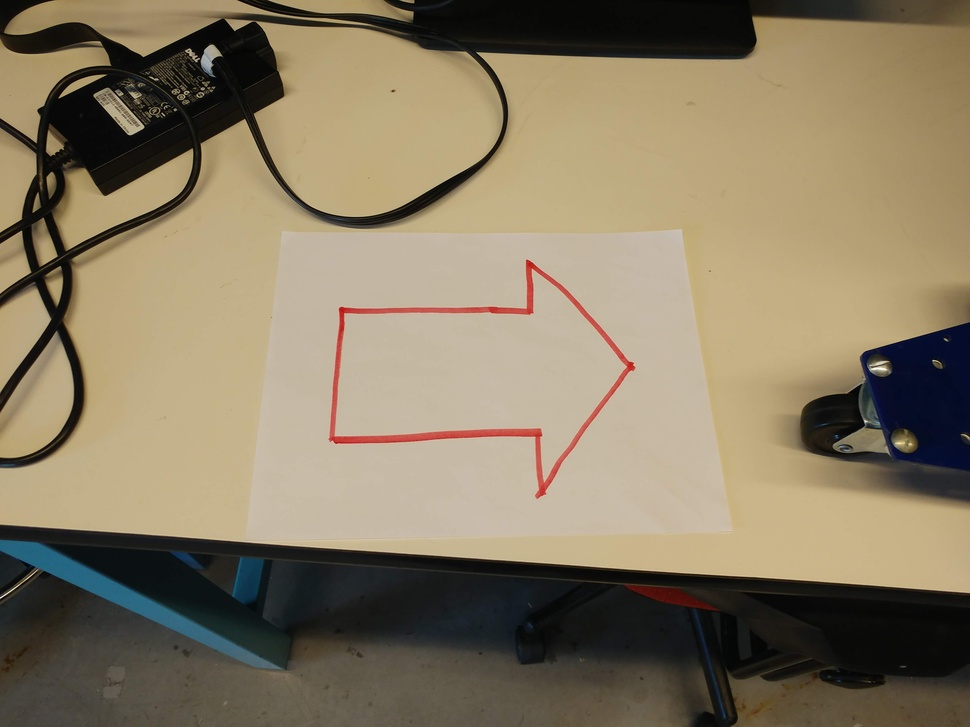
#> input picture big_image.jpg, 970 x 727 px, shrunk from 4640 x 3480 before the run, given in place of video.avi, which was not available
$ python processingVideo.py
#> lines starting #> are read from the running program, lines starting #| are printed output that depends on the picture; after the words box and inside, x2 and y2 are one past the last pixel; in counts of white or black regions, pixels touching at a corner belong together; pictures that were not available may be replaced by others from this repository, and a replacement may not be noted
import numpy as np
import cv2

# Open camera to capture the video
cap = cv2.VideoCapture('video.avi')
while(True):
    # Capture frame-by-frame
    ret, frame = cap.read()
#> frame is the input picture: shape (727, 970, 3); mean B, G, R 99.2, 123, 135.9

    # Our operations on the frame come here


    hsv = cv2.cvtColor(frame, cv2.COLOR_BGR2HSV)
#> hsv: shape (727, 970, 3); mean H, S, V 27.9, 75.3, 137.6
    low_red = np.array([0, 70, 50])
    high_red = np.array([10, 255, 255])
    mask1 = cv2.inRange(hsv, low_red, high_red)
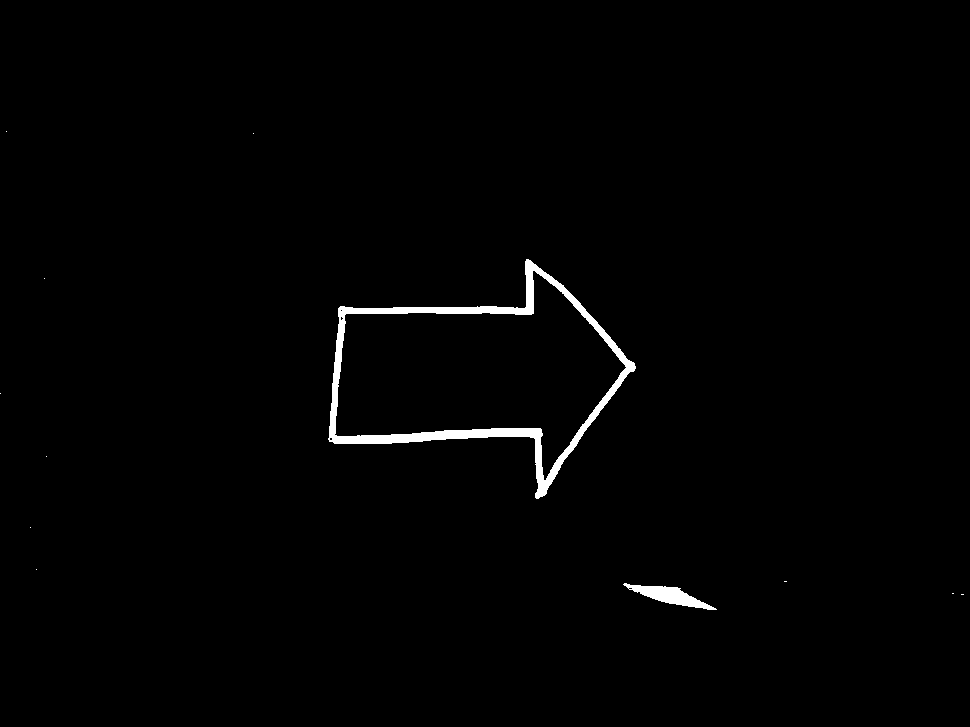
#> mask1: shape (727, 970); 1.1% white; 12 white regions (10 under 20 px), largest, box (x1, y1, x2, y2) and area: (328, 259, 636, 499) 6728, (623, 583, 717, 610) 957
    low_red = np.array([170, 70, 50])
    high_red = np.array([180, 255, 255])
    mask2 = cv2.inRange(hsv, low_red, high_red)
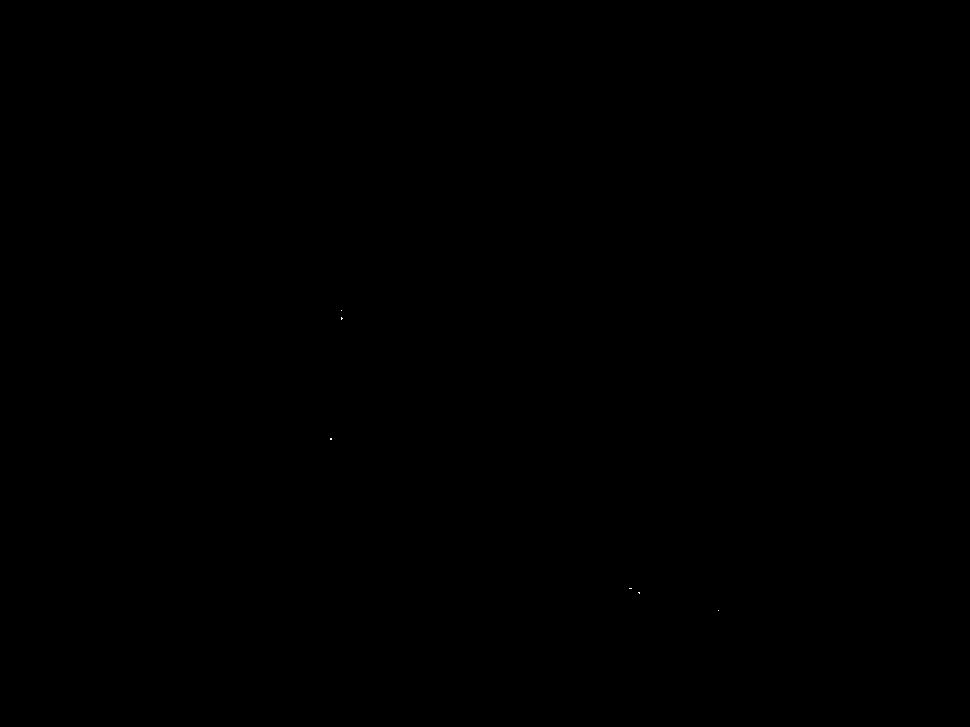
#> mask2: shape (727, 970); 0% white in thin lines or dots, all inside (x1, y1, x2, y2) = (330, 310, 719, 611)
    mask = mask1 | mask2
#> mask: shape (727, 970); 1.1% white; 13 white regions (11 under 20 px), largest, box (x1, y1, x2, y2) and area: (328, 259, 636, 499) 6737, (623, 583, 717, 610) 963

    # Edge detection
    blur = cv2.GaussianBlur(mask, (5, 5), 0)
    _, otsu = cv2.threshold(blur, 0, 255, cv2.THRESH_BINARY + cv2.THRESH_OTSU)
#> otsu: shape (727, 970); 1.1% white; 2 white regions, box (x1, y1, x2, y2) and area: (328, 259, 636, 499) 6759, (624, 583, 716, 610) 963
    cv2.imshow('otsu', otsu)
    kernel = np.ones((4, 4), np.uint8)
    edged=cv2.Canny(otsu,100,200)
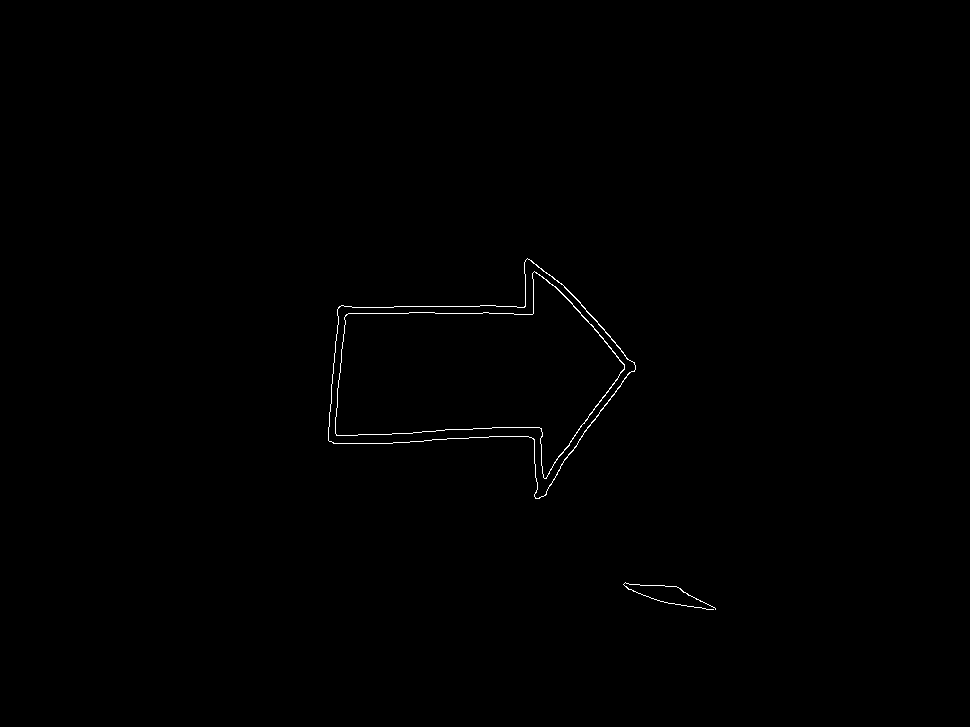
#> edged: shape (727, 970); 0.31% white in thin lines or dots, all inside (x1, y1, x2, y2) = (328, 258, 716, 610)
    cv2.imshow('edged', edged)
    minLineLength = 5
    maxLineGap = 10
    erosion = cv2.dilate(edged, kernel, iterations=2)
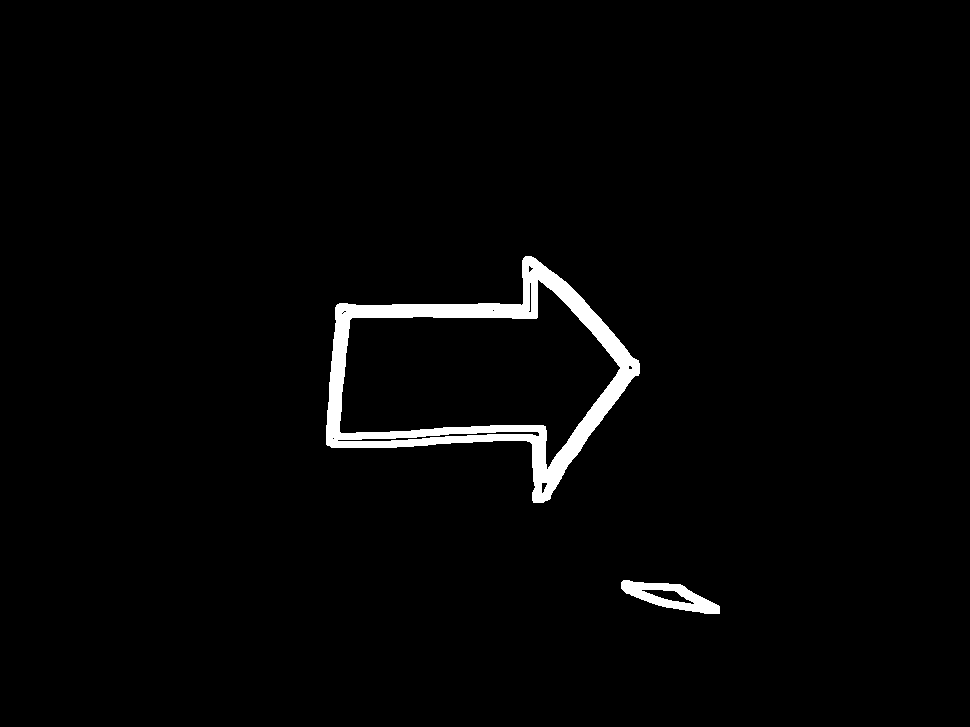
#> erosion: shape (727, 970); 2.2% white; 2 white regions, box (x1, y1, x2, y2) and area: (326, 256, 640, 503) 13737, (621, 580, 720, 614) 1538
    cv2.imshow('erode', erosion)
    cv2.waitKey(20)

    lines = cv2.HoughLinesP(erosion,1,np.pi/180,40,minLineLength, maxLineGap)
#> lines = 185 rows, first 6: [576, 428, 594, 428], [521, 431, 545, 429], [336, 306, 537, 317], [326, 443, 380, 441], [331, 447, 526, 434], [334, 438, 545, 427]
    for line in lines:
        for x1,y1,x2,y2 in line:
            cv2.line(frame,(x1,y1),(x2,y2),(0,255,0),2)
#> this loop made 185 passes
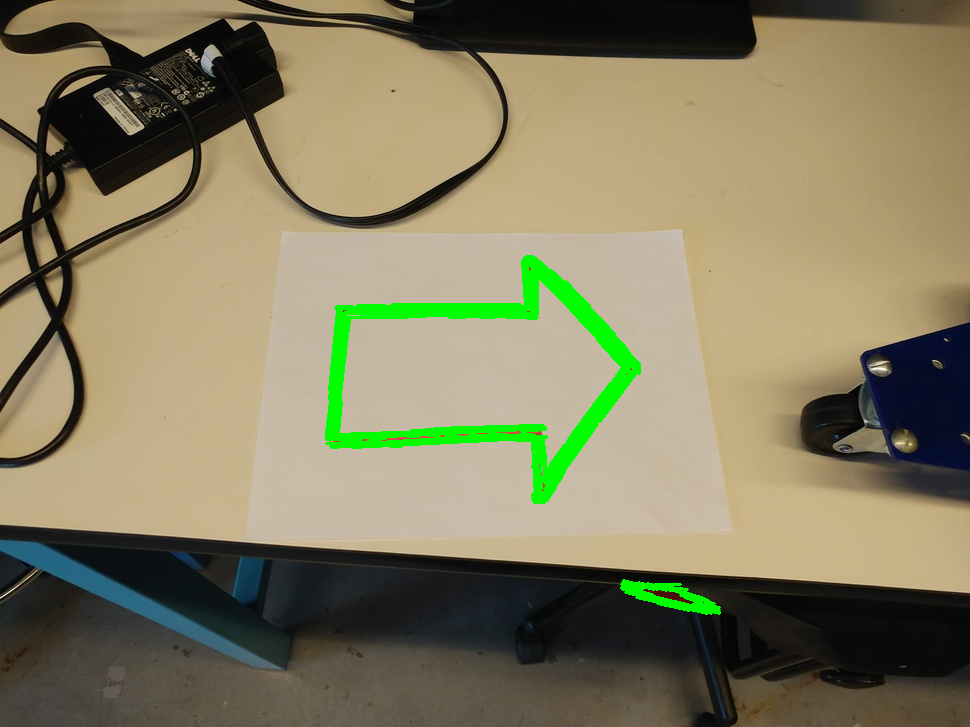
#> frame: shape (727, 970, 3); 2.33% of pixels changed, all inside (x1, y1, x2, y2) = (325, 255, 721, 615)

    cv2.imshow('mask', mask1)
    # Display the resulting frame
    cv2.imshow('frame',frame)
    if cv2.waitKey(1) & 0xFF == ord('q'):
#> (key q is pressed here)
        break

# When everything done, release the capture
cap.release()
cv2.destroyAllWindows()

$ run again, on arrow.jpg
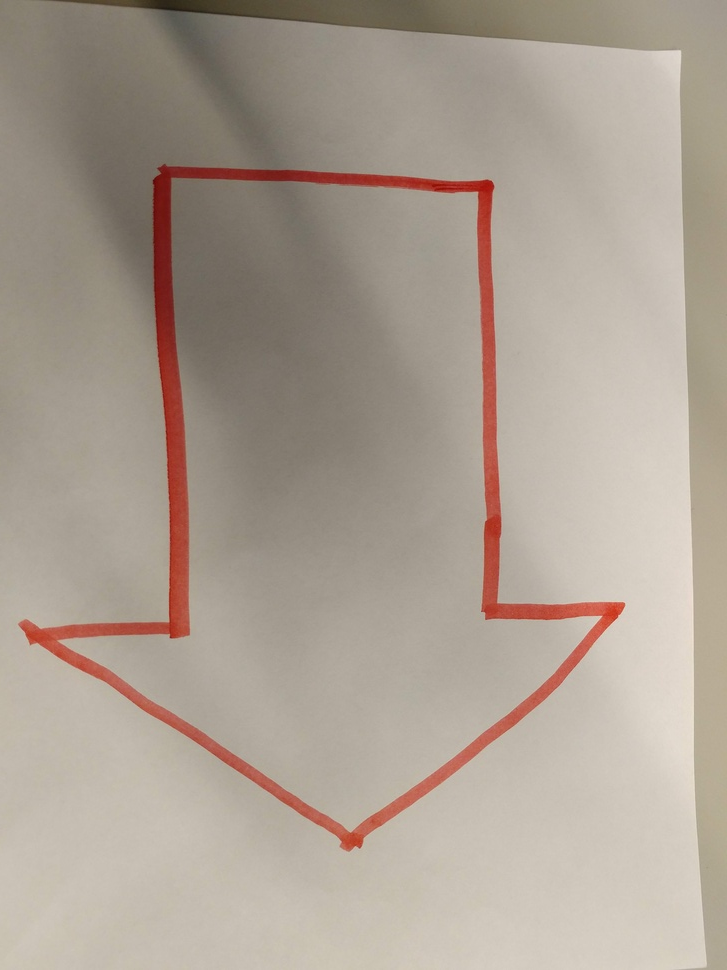
#> input picture arrow.jpg, 727 x 970 px, shrunk from 3480 x 4640 before the run, given in place of video.avi, which was not available
#> frame is the input picture: shape (970, 727, 3); mean B, G, R 147.3, 159.4, 171.6
#> hsv: shape (970, 727, 3); mean H, S, V 16.8, 37.4, 171.6
#> `mask1 = cv2.inRange(hsv, low_red, high_red)`:
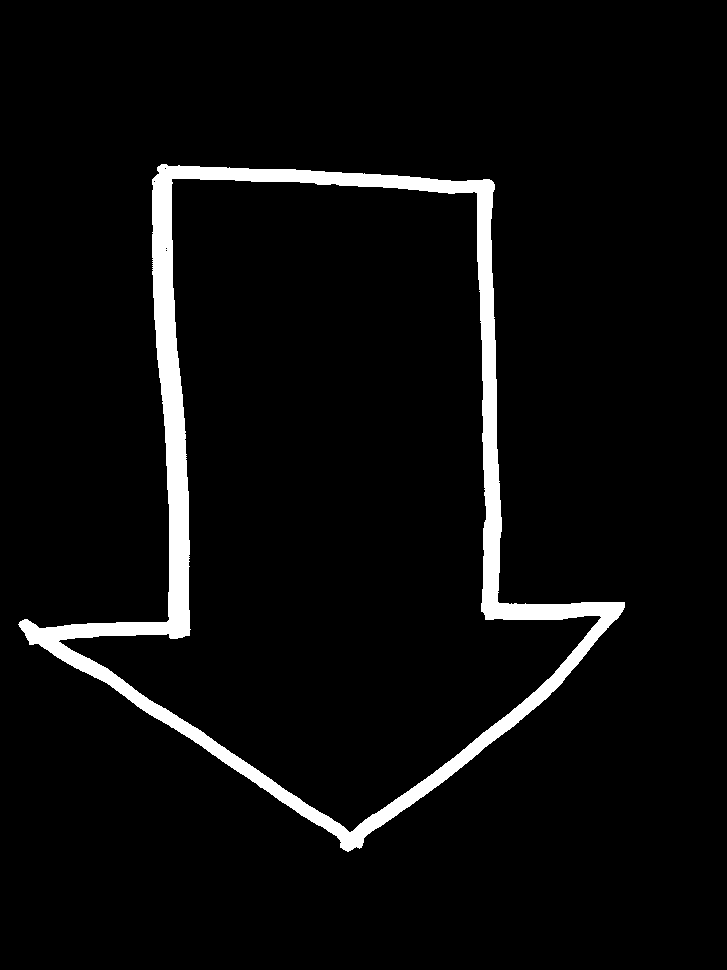
#> mask1: shape (970, 727); 4.8% white; 1 white region, box (x1, y1, x2, y2) and area: (18, 164, 625, 852) 33603
#> mask2: shape (970, 727); 0% white in thin lines or dots, all inside (x1, y1, x2, y2) = (154, 168, 167, 251)
#> mask: shape (970, 727); 4.8% white; 1 white region, box (x1, y1, x2, y2) and area: (18, 164, 625, 852) 33607
#> otsu: shape (970, 727); 4.8% white; 1 white region, box (x1, y1, x2, y2) and area: (19, 164, 625, 852) 33630
#> edged: shape (970, 727); 0.66% white in thin lines or dots, all inside (x1, y1, x2, y2) = (18, 163, 625, 852)
#> erosion: shape (970, 727); 5% white; 2 white regions, box (x1, y1, x2, y2) and area: (16, 161, 629, 856) 18431, (58, 176, 604, 836) 16971
#> lines = 362 rows, first 6: [477, 190, 485, 607], [495, 237, 501, 606], [171, 177, 192, 596], [495, 178, 495, 223], [171, 196, 171, 208], [166, 515, 171, 625]
#> the loop `for line in lines:` made 362 passes
#> after the loop `for line in lines:`:
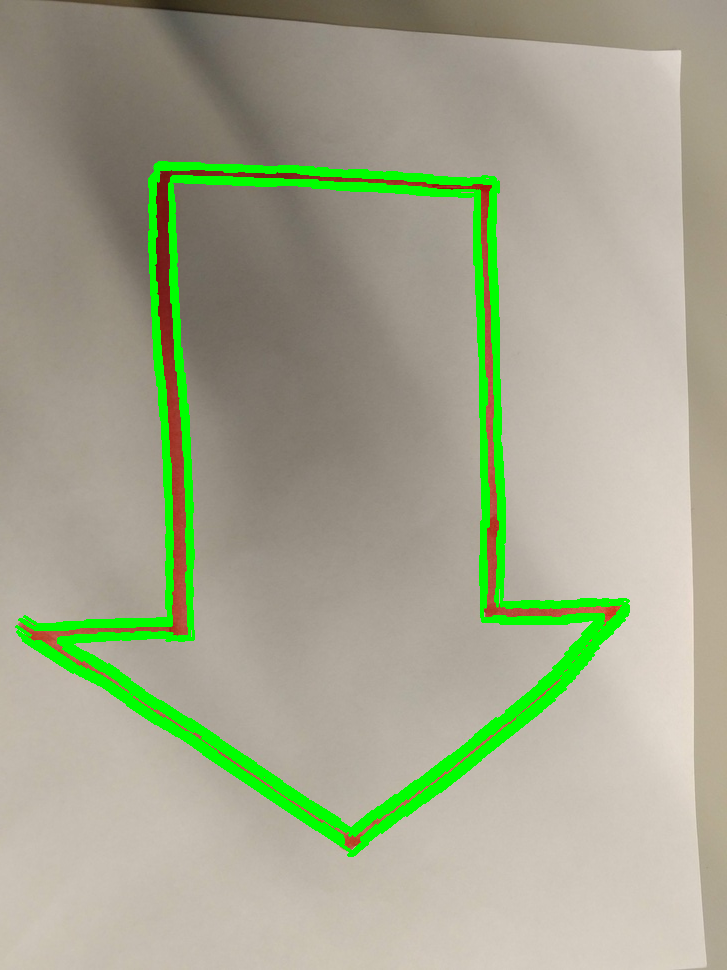
#> frame: shape (970, 727, 3); 5.68% of pixels changed, all inside (x1, y1, x2, y2) = (15, 161, 630, 857)
